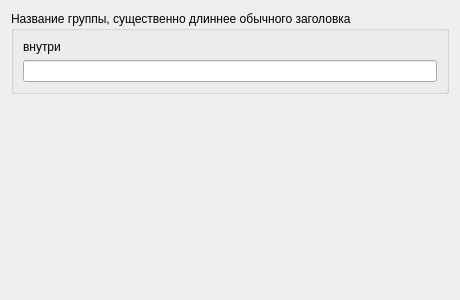
<?xml version="1.0" encoding="UTF-8"?>
<ui version="4.0"><class>Dialog</class><widget class="QDialog" name="Dialog"><property name="geometry"><rect><x>0</x><y>0</y><width>460</width><height>300</height></rect></property><property name="windowTitle"><string>#100 text/185_group_long_title</string></property><layout class="QVBoxLayout" name="verticalLayout"><property name="leftMargin"><number>11</number></property><property name="topMargin"><number>11</number></property><property name="rightMargin"><number>11</number></property><property name="bottomMargin"><number>11</number></property><property name="spacing"><number>6</number></property><item><widget class="QGroupBox" name="g1"><property name="title"><string>Название группы, существенно длиннее обычного заголовка</string></property><layout class="QVBoxLayout" name="g1Layout"><property name="leftMargin"><number>9</number></property><property name="topMargin"><number>9</number></property><property name="rightMargin"><number>9</number></property><property name="bottomMargin"><number>9</number></property><property name="spacing"><number>6</number></property><item><widget class="QLabel" name="l1"><property name="text"><string>внутри</string></property></widget></item><item><widget class="QLineEdit" name="e1"></widget></item></layout></widget></item><item><spacer name="verticalSpacer"><property name="orientation"><enum>Qt::Orientation::Vertical</enum></property><property name="sizeHint" stdset="0"><size><width>40</width><height>20</height></size></property></spacer></item></layout></widget></ui>
